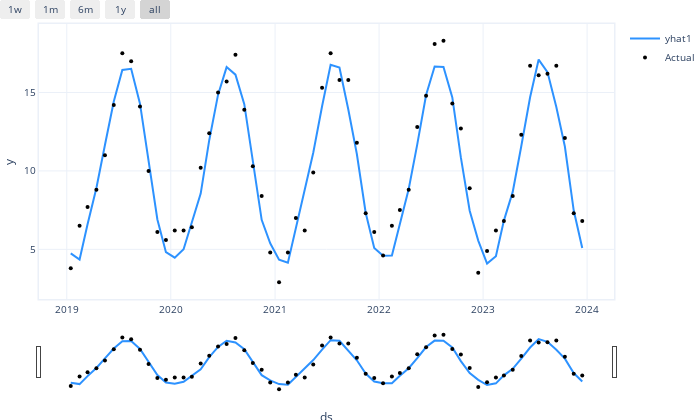

Notebook source saved alongside this figure:
### Code cell
forecast1 = nprophet.predict(df)
nprophet.plot(forecast1.iloc[-ws:])
